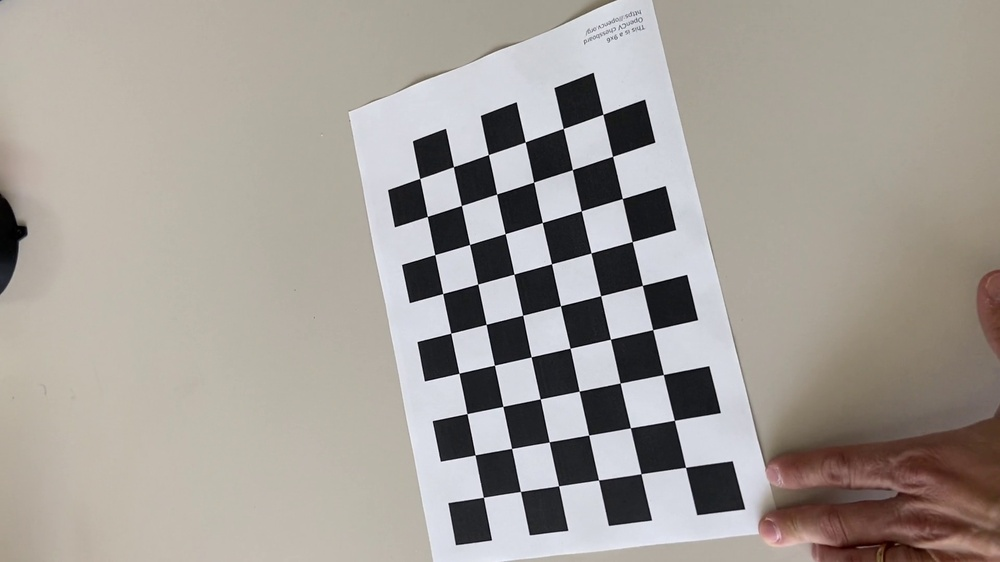
#> input picture framesVideoCalibration/uncalibrated/11.jpg, 1000 x 562 px, shrunk from 1920 x 1080 before the run; its folder holds only this picture in this run
$ jupyter execute calibration_camera.ipynb
#> lines starting #> are read from the running program, lines starting #| are printed output that depends on the picture; after the words box and inside, x2 and y2 are one past the last pixel; in counts of white or black regions, pixels touching at a corner belong together; long printed decimals are rounded
[cell 1]
# import all necessary libraries
import cv2
import numpy as np
import glob

# i used one image each 50 to have image in regular times

# define chessboard with dimensions 9x6
chessboardDimensions = (6 , 9)

# criteria to stop iterations with max number and epsilon value
maximumIterationsNumber = 30
epsilon = 0.001
criteria = (cv2.TERM_CRITERIA_EPS + cv2.TERM_CRITERIA_MAX_ITER , maximumIterationsNumber , epsilon)

# set of 2d points
twoDPoints = [ ]

# set of 3d points
threeDPoints = [ ]

# set of 3d real world coordinates using the dimensions defined before
threeDIncrementalPoints = np.zeros ( (1 , chessboardDimensions [ 0 ] * chessboardDimensions [ 1 ] , 3) , np.float32 )

# prepare threeDRealWorldPoints using this format [[[0,0,0] [1,0,0] ..... [5. 0. 0.]] \n [[0,1,0] [1,1,0] ..... [5. 1. 0.]] \n ..... \n [[0,8,0] [1,8,0] ..... [5. 8. 0.]]]
threeDIncrementalPoints [ 0 , : , :2 ] = np.mgrid [ 0 :chessboardDimensions [ 0 ] , 0 :chessboardDimensions [ 1 ] ].T.reshape ( -1 , 2 )

# get list of calibration images
listImages = glob.glob ( "framesVideoCalibration/uncalibrated/*.jpg" )

# index of actual image in the list starting from 1 to n
indexImageInList = 1

# get height of image
height = 0

# get width of image
width = 0

# for each image in the list
for filename in listImages :

	# read the actual image
	image = cv2.imread ( filename )
#> image is the input picture: shape (562, 1000, 3); mean B, G, R 151.1, 157.2, 163

	# if the actual image is the first in the list
	if indexImageInList == 1 :

		# get height and width of the image (we consider that all frames in the video has same height and width)
		height , width = image.shape [ :2 ]

	# transform the actual image in gray scale (cv2 use bgr)
	imageGreyColor = cv2.cvtColor ( image , cv2.COLOR_BGR2GRAY )
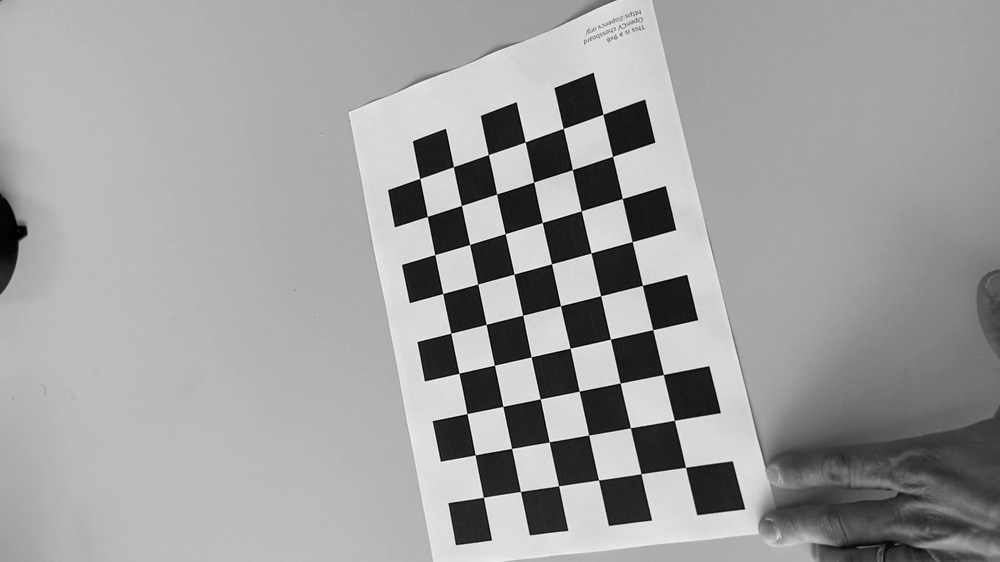
#> imageGreyColor: shape (562, 1000); min 0, max 255, mean 158.2

	# try to find all chessboard corners
	ret , corners = cv2.findChessboardCorners ( imageGreyColor , chessboardDimensions , cv2.CALIB_CB_ADAPTIVE_THRESH + cv2.CALIB_CB_FAST_CHECK + cv2.CALIB_CB_NORMALIZE_IMAGE )
#> ret = True; corners = 54 rows, first 8: [685.5, 467.4], [641, 473.7], [598.5, 479.9], [558.6, 485.8], [520.5, 491.5], [483.4, 497.3], [674.4, 420.3], [630.4, 427.8]

	# if the corners are found
	if ret :

		# append the incremental points in the 3d points list
		threeDPoints.append ( threeDIncrementalPoints )

		# refining corners coordination's
		corners = cv2.cornerSubPix ( imageGreyColor , corners , (11 , 11) , (-1 , -1) , criteria )
#> corners = 54 rows, first 8: [685.5, 467.3], [641, 473.7], [598.5, 480], [558.6, 485.8], [520.5, 491.5], [483.4, 497.3], [674.4, 420.3], [630.4, 427.7]

		# append corners coordination's in the 2d points list
		twoDPoints.append ( corners )

		# index for the corners
		cornerIndex = 1

		# for each corner
		for corner in corners :

			# calculate the integer coordinates for the actual corner
			coordinatesActualPoint = (int ( corner [ 0 ] [ 0 ] ) , int ( corner [ 0 ] [ 1 ] ))

			# plot a circle in the actual corner
			imageWithCorners = cv2.circle ( image , coordinatesActualPoint , radius = 4 , color = (0 , 255 , 255) , thickness = -1 )

			# add the index n the actual corner
			imageWithCornersAndTexts = cv2.putText ( imageWithCorners , str ( cornerIndex ) , coordinatesActualPoint , cv2.FONT_HERSHEY_SIMPLEX , 1 , (0 , 0 , 255) , 2 )

			# increment the index for the next indexes
			cornerIndex += 1
#> this loop made 54 passes
#> (corner, coordinatesActualPoint) on passes 1 to 8: ([[685.5, 467.3]], (685, 467)), ([[641, 473.7]], (640, 473)), ([[598.5, 480]], (598, 479)), ([[558.6, 485.8]], (558, 485)), ([[520.5, 491.5]], (520, 491)), ([[483.4, 497.3]], (483, 497)), ([[674.4, 420.3]], (674, 420)), ([[630.4, 427.7]], (630, 427))
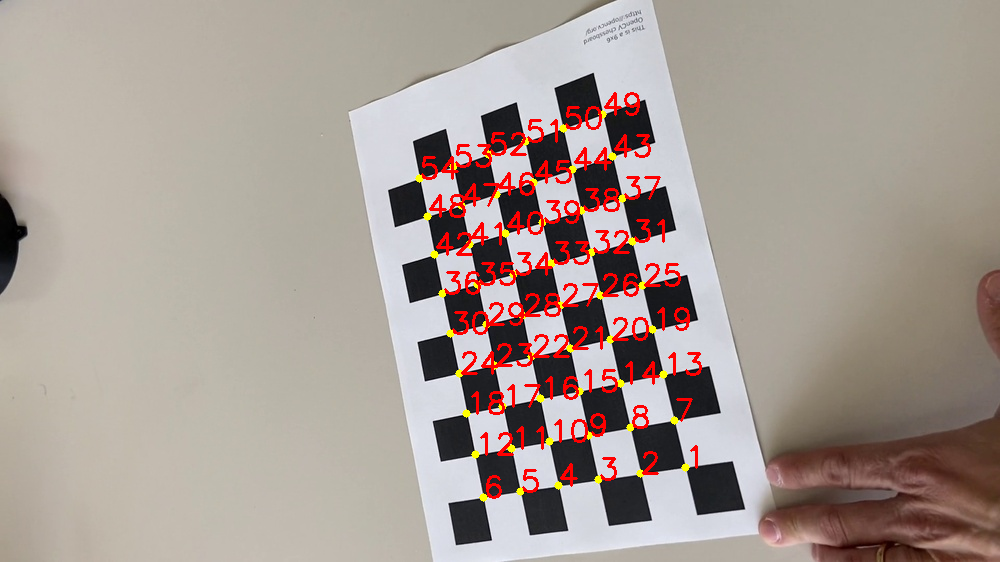
#> image: shape (562, 1000, 3); 3.02% of pixels changed, all inside (x1, y1, x2, y2) = (415, 92, 702, 502)
#> after the loop, cornerIndex = 55

		# save actual image in calibrated folder with corrected path
		cv2.imwrite ( filename.replace ( "uncalibrated" , "calibrated" ) , imageWithCornersAndTexts )

	# increment index in the list
	indexImageInList = indexImageInList + 1

# calibrate camera
ret , K , dist , rvecs , tvecs = cv2.calibrateCamera ( threeDPoints , twoDPoints , imageGreyColor.shape [ : :-1 ] , None , None )
#> ret = 0.204; K = [[750.2, 0, 502.8], [0, 766.3, 294.8], [0, 0, 1]]; dist = [[-0.118, 3.12, 0.00813, 0.000955, -14.8]]; rvecs = ([0.593, 0.0867, 2.85],); tvecs = ([3.99, 3.68, 16.53],)

# Displaying required output
print ( " Camera matrix:" )
print ( K )
#| [[750.187   0.         502.808]
#|  [  0.         766.261 294.782]
#|  [  0.           0.           1.        ]]

print ( "\n Distortion coefficient:" )
print ( dist )
#| [[-1.18101138e-01  3.12020155e+00  8.12671723e-03  9.55327575e-04
#|   -1.48011671e+01]]

print ( "\n Rotation Vectors:" )
print ( rvecs )
#| (array([[0.5931],
#|        [0.08669],
#|        [2.852]]),)

print ( "\n Translation Vectors:" )
print ( tvecs )
#| (array([[ 3.986],
#|        [ 3.676],
#|        [16.532 ]]),)

# save k and dist
Kfile = cv2.FileStorage ( "framesVideoCalibration/calibrated/intrinsics.xml" , cv2.FILE_STORAGE_WRITE )
Kfile.write ( "K" , K )
Kfile.write ( "dist" , dist )
np.save ( "framesVideoCalibration/uncalibrated/K" , K )
np.save ( "framesVideoCalibration/uncalibrated/dist" , dist )

$ run again, on framesVideoCalibration/uncalibrated/17.jpg
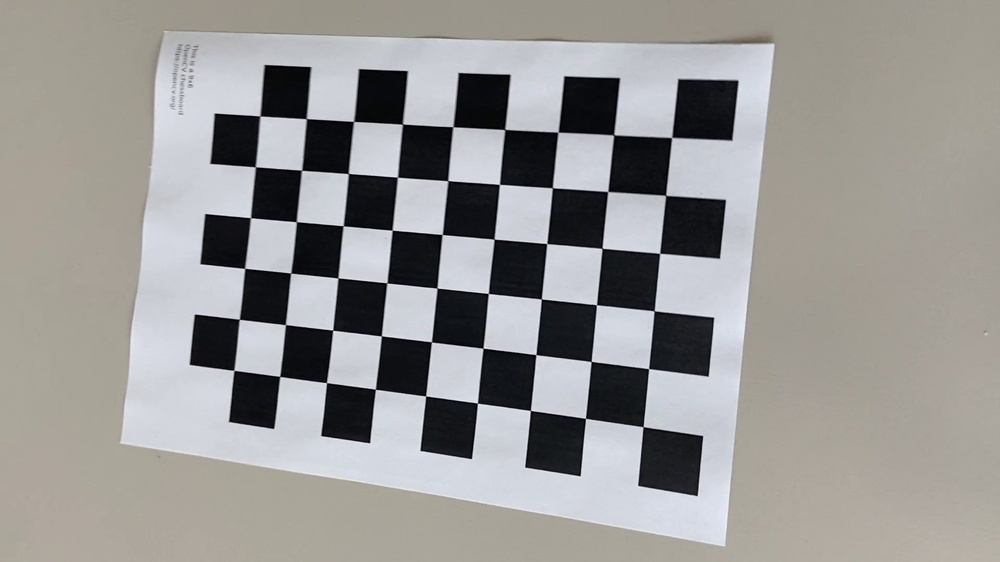
#> input picture framesVideoCalibration/uncalibrated/17.jpg, 1000 x 562 px, shrunk from 1920 x 1080 before the run
#> image is the input picture: shape (562, 1000, 3); mean B, G, R 148.4, 150.4, 151.8
#> `ret , corners = cv2.findChessboardCorners ( imageGreyColor , chessboar..`: ret = True; corners = 54 rows, first 8: [671.6, 137.6], [665.6, 195.4], [659.6, 253.4], [654.1, 310.8], [648.5, 368.7], [643.1, 426.7], [613.6, 134.8], [607.8, 191.5]
#> `corners = cv2.cornerSubPix ( imageGreyColor , corners , (11 , 11) , (-..`: corners = 54 rows, first 8: [671.7, 137.4], [665.6, 195.4], [659.7, 253.3], [654.2, 310.8], [648.6, 368.6], [643.1, 426.7], [613.6, 134.9], [607.7, 191.5]
#> the loop `for corner in corners :` made 54 passes
#> (corner, coordinatesActualPoint) on passes 1 to 8: ([[671.7, 137.4]], (671, 137)), ([[665.6, 195.4]], (665, 195)), ([[659.7, 253.3]], (659, 253)), ([[654.2, 310.8]], (654, 310)), ([[648.6, 368.6]], (648, 368)), ([[643.1, 426.7]], (643, 426)), ([[613.6, 134.9]], (613, 134)), ([[607.7, 191.5]], (607, 191))
#> after the loop `for corner in corners :`:
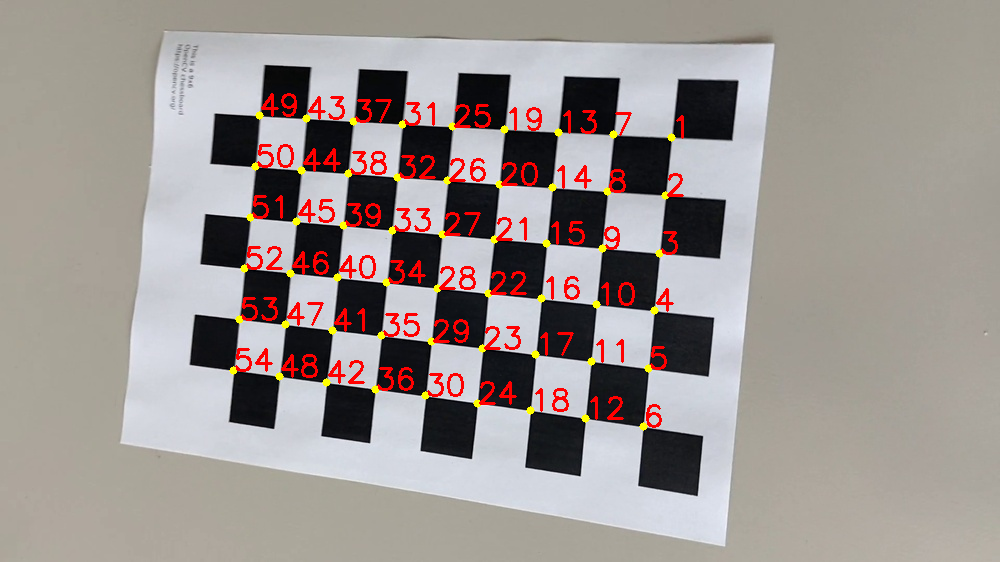
#> image: shape (562, 1000, 3); 3.1% of pixels changed, all inside (x1, y1, x2, y2) = (229, 93, 684, 431)
#> after the loop `for corner in corners :`: cornerIndex = 55
#> `ret , K , dist , rvecs , tvecs = cv2.calibrateCamera ( threeDPoints , ..`: ret = 0.198; K = [[703, 0, 518.9], [0, 709.1, 283.2], [0, 0, 1]]; dist = [[0.253, -1.89, 0.00106, 0.000651, 5.44]]; rvecs = ([0.159, 0.192, 1.66],); tvecs = ([2.65, -2.51, 12.35],)
#| [[703.042   0.         518.916]
#|  [  0.         709.110 283.226]
#|  [  0.           0.           1.        ]]
#| [[ 2.53361289e-01 -1.89493854e+00  1.06313041e-03  6.51289625e-04
#|    5.43831853e+00]]
#| (array([[0.1593],
#|        [0.1917],
#|        [1.663]]),)
#| (array([[ 2.651 ],
#|        [-2.511],
#|        [12.348]]),)

$ run again, on framesVideoCalibration/uncalibrated/2.jpg
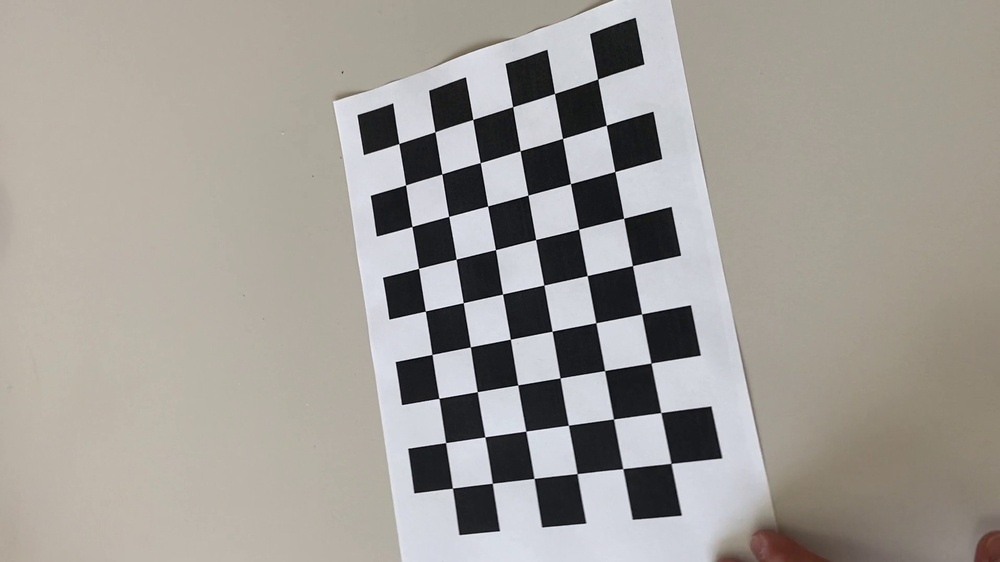
#> input picture framesVideoCalibration/uncalibrated/2.jpg, 1000 x 562 px, shrunk from 1920 x 1080 before the run
#> image is the input picture: shape (562, 1000, 3); mean B, G, R 151.3, 157, 161.2
#> `ret , corners = cv2.findChessboardCorners ( imageGreyColor , chessboar..`: ret = True; corners = 54 rows, first 8: [398.8, 143.5], [435, 131.8], [472.7, 119.5], [512.6, 106.7], [554.5, 93.47], [597.6, 79.02], [405.5, 184.8], [441.8, 173.9]
#> `corners = cv2.cornerSubPix ( imageGreyColor , corners , (11 , 11) , (-..`: corners = 54 rows, first 8: [398.8, 143.5], [434.9, 131.7], [472.8, 119.5], [512.6, 106.7], [554.5, 93.48], [597.6, 78.97], [405.6, 184.9], [441.8, 174]
#> the loop `for corner in corners :` made 54 passes
#> (corner, coordinatesActualPoint) on passes 1 to 8: ([[398.8, 143.5]], (398, 143)), ([[434.9, 131.7]], (434, 131)), ([[472.8, 119.5]], (472, 119)), ([[512.6, 106.7]], (512, 106)), ([[554.5, 93.48]], (554, 93)), ([[597.6, 78.97]], (597, 78)), ([[405.6, 184.9]], (405, 184)), ([[441.8, 174]], (441, 173))
#> after the loop `for corner in corners :`:
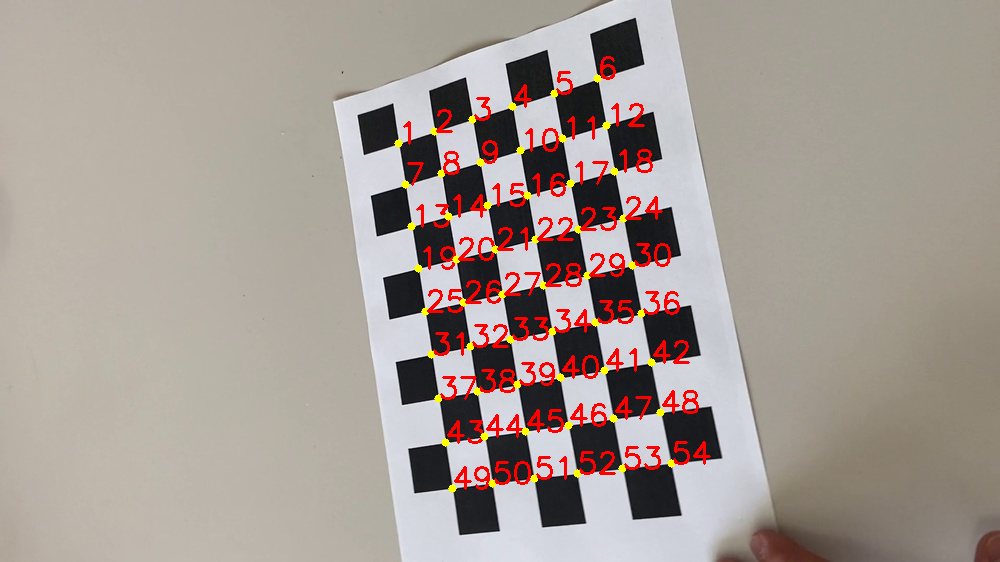
#> image: shape (562, 1000, 3); 3.08% of pixels changed, all inside (x1, y1, x2, y2) = (394, 56, 711, 493)
#> after the loop `for corner in corners :`: cornerIndex = 55
#> `ret , K , dist , rvecs , tvecs = cv2.calibrateCamera ( threeDPoints , ..`: ret = 0.201; K = [[538.6, 0, 507.5], [0, 570.2, 296.3], [0, 0, 1]]; dist = [[-0.0121, 0.438, 0.00115, -0.000332, -0.953]]; rvecs = ([-0.0571, 0.292, -0.189],); tvecs = ([-2.7, -3.58, 13.39],)
#| [[538.647   0.         507.500]
#|  [  0.         570.192 296.267]
#|  [  0.           0.           1.        ]]
#| [[-1.20864418e-02  4.38104689e-01  1.15076954e-03 -3.32353257e-04
#|   -9.52758059e-01]]
#| (array([[-0.05708 ],
#|        [ 0.292],
#|        [-0.1885]]),)
#| (array([[-2.700],
#|        [-3.584],
#|        [13.395]]),)

$ run again, on framesVideoCalibration/uncalibrated/20.jpg
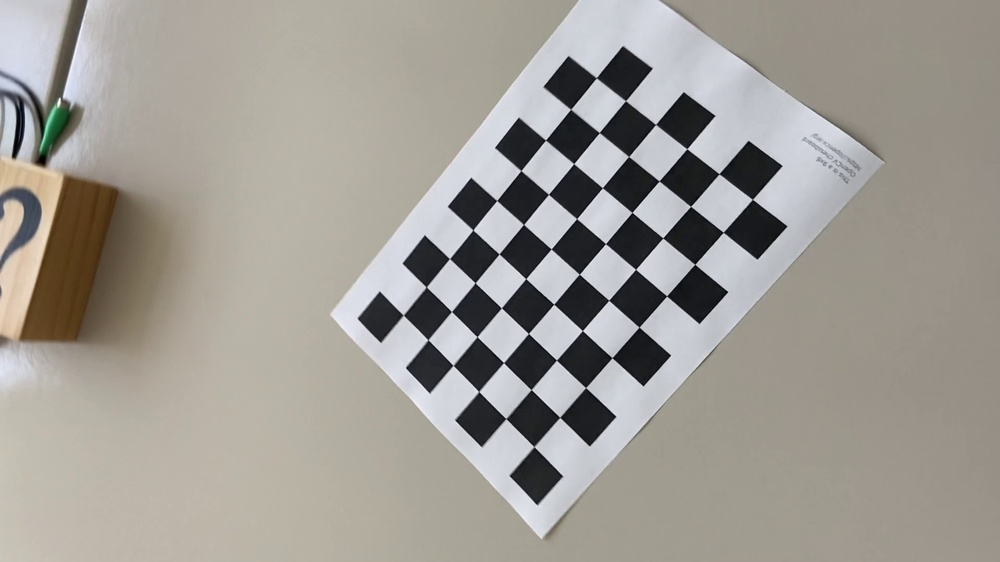
#> input picture framesVideoCalibration/uncalibrated/20.jpg, 1000 x 562 px, shrunk from 1920 x 1080 before the run
#> image is the input picture: shape (562, 1000, 3); mean B, G, R 148.8, 155.5, 159.4
#> `imageGreyColor = cv2.cvtColor ( image , cv2.COLOR_BGR2GRAY )`:
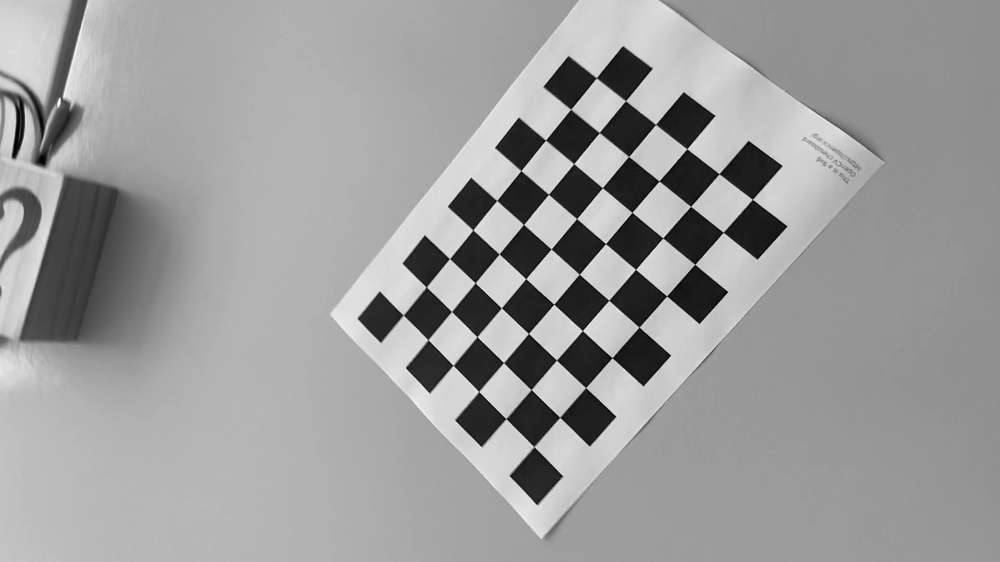
#> imageGreyColor: shape (562, 1000); min 0, max 254, mean 155.9
#> `ret , corners = cv2.findChessboardCorners ( imageGreyColor , chessboar..`: ret = True; corners = 54 rows, first 8: [533.9, 446.6], [505.8, 418.5], [478.7, 391.5], [453.1, 365.4], [428, 339.9], [403.3, 315.1], [559.7, 417.4], [531.1, 389.5]
#> `corners = cv2.cornerSubPix ( imageGreyColor , corners , (11 , 11) , (-..`: corners = 54 rows, first 8: [533.9, 446.6], [505.9, 418.6], [478.8, 391.5], [453.1, 365.3], [427.9, 339.7], [403.3, 315.1], [559.7, 417.3], [531.2, 389.6]
#> the loop `for corner in corners :` made 54 passes
#> (corner, coordinatesActualPoint) on passes 1 to 8: ([[533.9, 446.6]], (533, 446)), ([[505.9, 418.6]], (505, 418)), ([[478.8, 391.5]], (478, 391)), ([[453.1, 365.3]], (453, 365)), ([[427.9, 339.7]], (427, 339)), ([[403.3, 315.1]], (403, 315)), ([[559.7, 417.3]], (559, 417)), ([[531.2, 389.6]], (531, 389))
#> after the loop `for corner in corners :`:
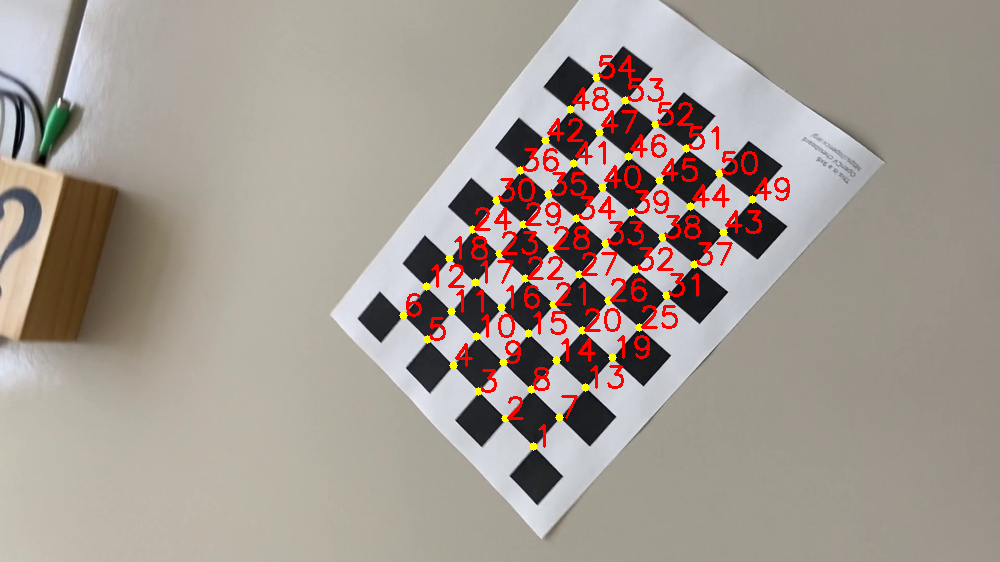
#> image: shape (562, 1000, 3); 3.1% of pixels changed, all inside (x1, y1, x2, y2) = (399, 55, 790, 451)
#> after the loop `for corner in corners :`: cornerIndex = 55
#> `ret , K , dist , rvecs , tvecs = cv2.calibrateCamera ( threeDPoints , ..`: ret = 0.158; K = [[766.6, 0, 488.9], [0, 775, 300.4], [0, 0, 1]]; dist = [[0.231, -2.18, 0.00387, -0.00734, 8.88]]; rvecs = ([-0.443, 0.0606, -2.38],); tvecs = ([1.14, 3.66, 19.52],)
#| [[766.624   0.         488.941]
#|  [  0.         775.018  300.444 ]
#|  [  0.           0.           1.        ]]
#| [[ 2.31012494e-01 -2.17503991e+00  3.87113103e-03 -7.34158510e-03
#|    8.88490778e+00]]
#| (array([[-0.4431],
#|        [ 0.0606],
#|        [-2.384]]),)
#| (array([[ 1.140],
#|        [ 3.658],
#|        [19.524]]),)
